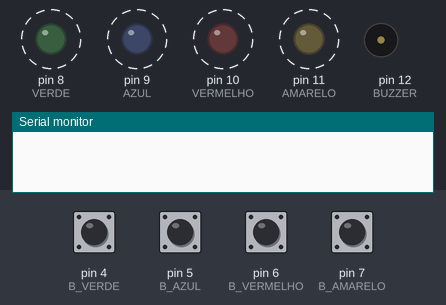
Recording of a sketch running on a simulated Arduino Uno, built with avr-gcc and run on an emulated ATmega328P. On the bench: output pins drawn as LEDs (lit = HIGH), buzzer (waves = sounding), the last lines printed to the serial monitor. Dashed ring = blinking. The test bench sets the inputs (shaded band); at power-on: pin 4 (B_VERDE), pin 5 (B_AZUL), pin 6 (B_VERMELHO), pin 7 (B_AMARELO) HIGH. Random numbers use the default seed unless the sketch sets one.

Above: at 1.45 s.
1.5 s: pin 4 (B_VERDE) pulled LOW for 0.35 s
At 2.6 s:
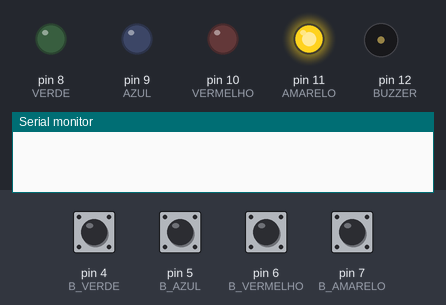
4.2 s: pin 5 (B_AZUL) pulled LOW for 0.35 s
At 5.6 s:
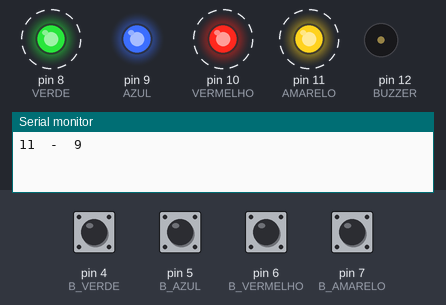
7.2 s: pin 5 (B_AZUL) pulled LOW for 1 s
At 8.4 s:
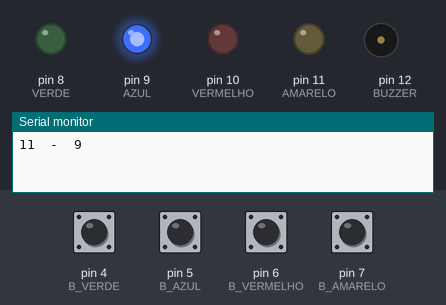
10.2 s: pin 6 (B_VERMELHO) pulled LOW for 0.35 s
At 10.7 s:
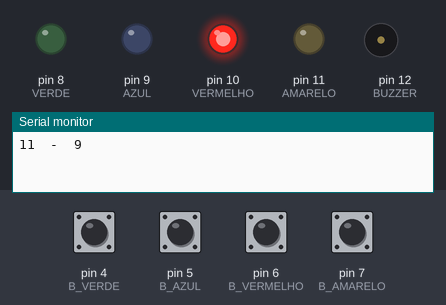
13.2 s: pin 6 (B_VERMELHO) pulled LOW for 1 s
At 15.8 s:
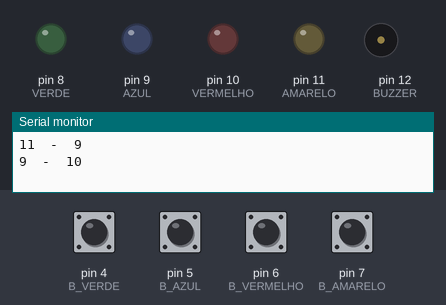
16.2 s: pin 4 (B_VERDE) pulled LOW for 1 s
At 16.7 s:
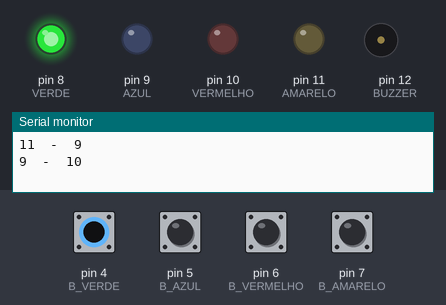
Timing chart, 0 to 20.2 s (numbered marks = the images above; inputs shaded):
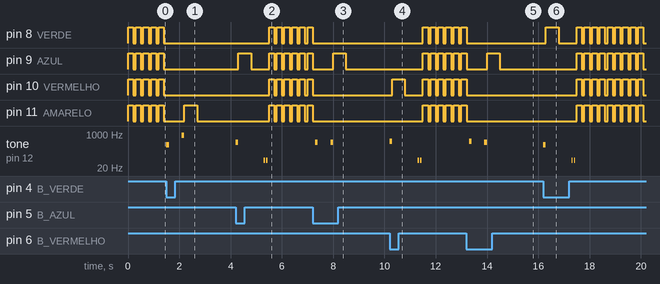

The sketch:

Genius.ino
```cpp
#define VERDE 8
#define AZUL 9
#define VERMELHO 10
#define AMARELO 11

#define B_VERDE 4
#define B_AZUL 5
#define B_VERMELHO 6
#define B_AMARELO 7

#define BUZZER 12

#define NOTA_VERDE 294
#define NOTA_AZUL 392
#define NOTA_VERMELHO 440
#define NOTA_AMARELO 880

typedef struct elemento{
    int dado;
    struct elemento *proximo;
} Elemento;

typedef struct fila{
    Elemento *inicio;
    Elemento *fim;
    int tamanho;
} Fila;

Fila *inicializaFila(){
    Fila *f;
    f = (Fila *)malloc(sizeof(Fila));
    f->inicio = NULL;
    f->fim = NULL;
    f->tamanho=0;
    return f;
}

void insereElemento(int d, Fila *f){
  Elemento *novo;
  novo = (Elemento*)malloc(sizeof(Elemento));
  novo->dado = d;
  novo->proximo = NULL;

  if(f->inicio==NULL){
    f->inicio = novo;
    f->fim = novo;
  }else{
    f->fim->proximo = novo;
    f->fim = novo;
  }
  f->tamanho++;
}

void retiraDado(Fila *f){
  while (f->inicio != NULL) {
    Elemento* temp = f->inicio;;
    f->inicio = f->inicio->proximo;
    free(temp);
  }
  f->tamanho=0;
}

void tocaNota(int led){
  switch(led){
    case VERDE:
      tone(BUZZER,NOTA_VERDE);
      delay(100);
      noTone(BUZZER);
      break;
    case AZUL:
      tone(BUZZER,NOTA_AZUL);
      delay(100);
      noTone(BUZZER);
      break;
    case VERMELHO:
      tone(BUZZER,NOTA_VERMELHO);
      delay(100);
      noTone(BUZZER);
      break;
    case AMARELO:
      tone(BUZZER,NOTA_AMARELO);
      delay(100);
      noTone(BUZZER);
      break;
  }
}

void imprimeFila(Fila *f){
    if (f != NULL)
    {
        Elemento *iterador = f->inicio;
        while (iterador != NULL)
        {
            tocaNota(iterador->dado);
            ligaLED(iterador->dado);
            iterador = iterador->proximo;
        }
        printf("\n");
    }
}


Fila *f1 = inicializaFila();
Fila *f2 = inicializaFila();
bool acertou = true;
bool start = 0;
int led = 0;

void ligaLED(int led){
  digitalWrite(led, HIGH);    // Liga led.
  delay(500);
  digitalWrite(led, LOW);
  delay(500);
}

void ligaTudo(){
  for(int i=8;i<12;i++){
    digitalWrite(i, HIGH);    // Liga led.
  }
  delay(200);
  for(int i=8;i<12;i++){
    digitalWrite(i, LOW);
  }
  delay(100);
}

int lerBotao(){
  if (digitalRead(B_VERDE) == LOW) { // Botão Pressionado;
    tocaNota(VERDE);
    return VERDE;
  }
  if (digitalRead(B_AZUL) == LOW) { // Botão Pressionado;
    tocaNota(AZUL);
    return AZUL;
  }
  if (digitalRead(B_VERMELHO) == LOW) { // Botão Pressionado;
    tocaNota(VERMELHO);;
    return VERMELHO;
  }
  if (digitalRead(B_AMARELO) == LOW) { // Botão Pressionado;
    tocaNota(AMARELO);;
    return AMARELO;
  }
  return 0;
}

bool comparar(Fila *f1, Fila *f2) {
  Elemento *iterador1;
  Elemento *iterador2;
  iterador1 = f1->inicio;
  iterador2 = f2->inicio;

  while (iterador1 != NULL && iterador2!=NULL) {
    Serial.print(iterador1->dado);
    Serial.print("  -  ");
    Serial.print(iterador2->dado);
    Serial.print("\n");
    if(iterador1->dado != iterador2->dado){
      return false;
    }
    iterador2 = iterador2->proximo;
    iterador1 = iterador1->proximo;
  }
  return true;
}


void turnoArduino(){
  insereElemento(random(8,12),f1);
  imprimeFila(f1);
}

void turnoPlayer(){
  for(int i=0;i<f1->tamanho;i++){

    led=lerBotao();

    while(led==0){
      led = lerBotao();
    }

    insereElemento(led,f2);
    ligaLED(led);
    if(!(comparar(f1,f2))){
      tone(BUZZER,50);delay(50);noTone(BUZZER);delay(50);
      tone(BUZZER,50);delay(50);noTone(BUZZER);delay(50);
      i=f1->tamanho;
      retiraDado(f2);
      start=0;
      retiraDado(f1);
    }
  }
  retiraDado(f2);
}

void setup() {

  Serial.begin(9600);

  pinMode(VERDE, OUTPUT);
  pinMode(AZUL, OUTPUT);
  pinMode(VERMELHO, OUTPUT);
  pinMode(AMARELO, OUTPUT);

  pinMode(B_VERDE, INPUT_PULLUP);
  pinMode(B_AZUL, INPUT_PULLUP);
  pinMode(B_VERMELHO, INPUT_PULLUP);
  pinMode(B_AMARELO, INPUT_PULLUP);

  pinMode(BUZZER, OUTPUT);
}

void loop() {

  led = lerBotao();

  if(led!=0){
    start = 1;
    delay(500);
  }else{
    ligaTudo();
  }
  while(start){
    turnoArduino();
    turnoPlayer();
  }

}
```

Measured:
- after the input at 1.5 s, tone on pin 12 (BUZZER): silent → 294 Hz at once, → silent 0.10 s later, → 880 Hz 0.50 s later, → silent 0.10 s later
- after the input at 4.2 s, pin 8 (VERDE): alternates HIGH for 0.20 s and LOW for 0.10 s, starting after 1.3 s; pin 9 (AZUL): goes HIGH 0.50 s, LOW 0.70 s, 5 × (HIGH 0.20 s, LOW 0.10 s), then HIGH, starting after 0.10 s
- after the input at 7.2 s, tone on pin 12 (BUZZER): alternates 392 Hz for 0.10 s and silent for 0.50 s, 4 changes in all, then stays silent, starting after 0.10 s
- after the input at 10.2 s, pin 8 (VERDE), pin 9 (AZUL): alternates HIGH for 0.20 s and LOW for 0.10 s, starting after 1.3 s
- after the input at 13.2 s, tone on pin 12 (BUZZER): silent → 440 Hz after 0.10 s, → silent 0.10 s later, → 392 Hz 0.50 s later, → silent 0.10 s later
- after the input at 16.2 s, pin 8 (VERDE): goes HIGH 0.50 s, LOW 0.70 s, 8 × (HIGH 0.20 s, LOW 0.10 s), HIGH 0.20 s, then LOW, starting after 0.10 s; pin 9 (AZUL): alternates HIGH for 0.20 s and LOW for 0.10 s, starting after 1.3 s
- by itself, pin 8 (VERDE), pin 9 (AZUL), pin 10 (VERMELHO): alternates HIGH for 0.20 s and LOW for 0.10 s
